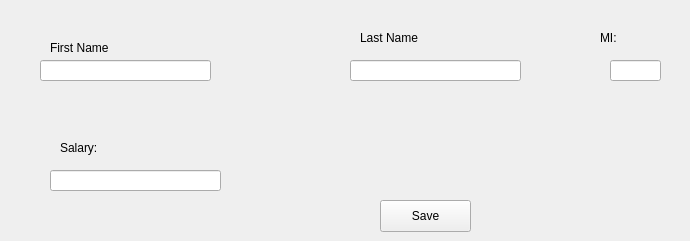
      <widget class="QWidget" name="page_15">
       <widget class="QLabel" name="label_25">
        <property name="geometry">
         <rect>
          <x>50</x>
          <y>40</y>
          <width>91</width>
          <height>16</height>
         </rect>
        </property>
        <property name="text">
         <string>First Name</string>
        </property>
       </widget>
       <widget class="QLineEdit" name="EmployeeFirstName_2">
        <property name="geometry">
         <rect>
          <x>40</x>
          <y>60</y>
          <width>171</width>
          <height>21</height>
         </rect>
        </property>
       </widget>
       <widget class="QLabel" name="label_50">
        <property name="geometry">
         <rect>
          <x>360</x>
          <y>30</y>
          <width>81</width>
          <height>16</height>
         </rect>
        </property>
        <property name="text">
         <string>Last Name</string>
        </property>
       </widget>
       <widget class="QLineEdit" name="employeeLastName_2">
        <property name="geometry">
         <rect>
          <x>350</x>
          <y>60</y>
          <width>171</width>
          <height>21</height>
         </rect>
        </property>
       </widget>
       <widget class="QLabel" name="label_73">
        <property name="geometry">
         <rect>
          <x>600</x>
          <y>30</y>
          <width>81</width>
          <height>16</height>
         </rect>
        </property>
        <property name="text">
         <string>MI:</string>
        </property>
       </widget>
       <widget class="QLineEdit" name="employeeMI_2">
        <property name="geometry">
         <rect>
          <x>610</x>
          <y>60</y>
          <width>51</width>
          <height>21</height>
         </rect>
        </property>
       </widget>
       <widget class="QLabel" name="label_74">
        <property name="geometry">
         <rect>
          <x>60</x>
          <y>140</y>
          <width>81</width>
          <height>16</height>
         </rect>
        </property>
        <property name="text">
         <string>Salary:</string>
        </property>
       </widget>
       <widget class="QLineEdit" name="employeeSalary_2">
        <property name="geometry">
         <rect>
          <x>50</x>
          <y>170</y>
          <width>171</width>
          <height>21</height>
         </rect>
        </property>
       </widget>
       <widget class="QPushButton" name="employeeSave_2">
        <property name="geometry">
         <rect>
          <x>380</x>
          <y>200</y>
          <width>91</width>
          <height>32</height>
         </rect>
        </property>
        <property name="text">
         <string>Save</string>
        </property>
       </widget>
      </widget>
